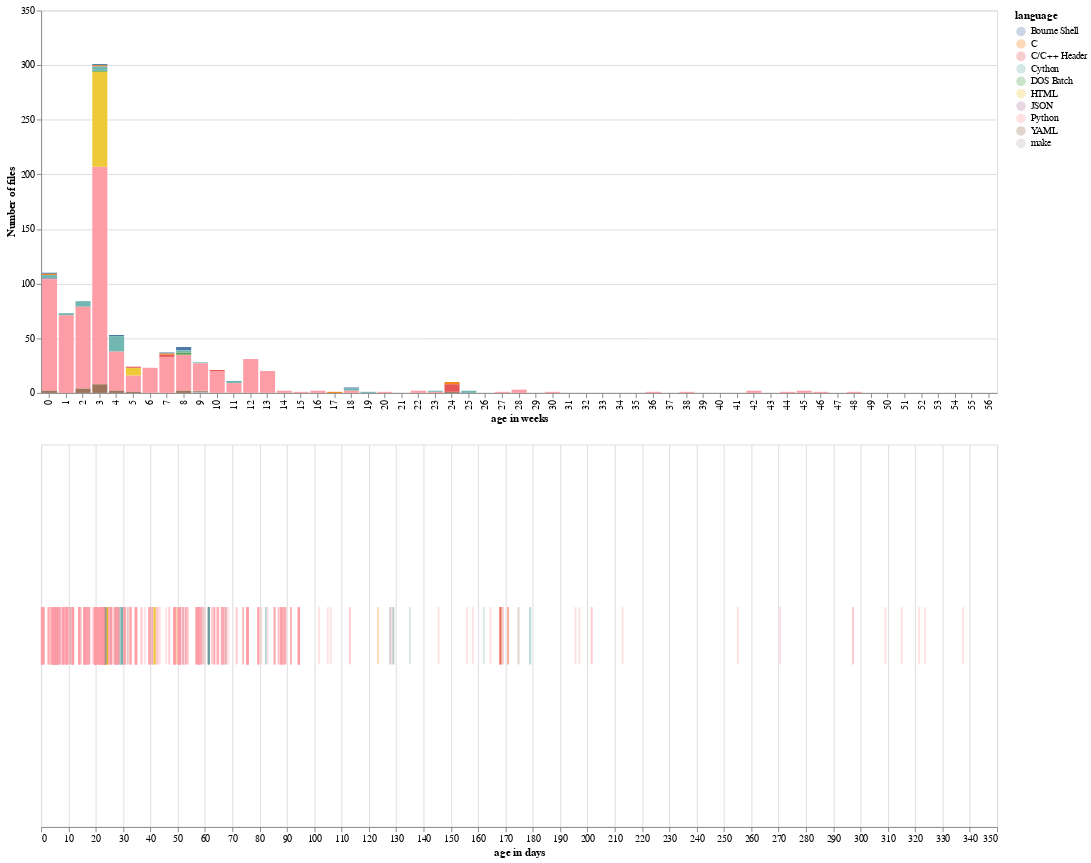

Notebook source saved alongside this figure:
### Code cell
width = 1000
weeks = list(range(int(400 / 7)))
chart = alt.Chart(ages).encode(color='language')
top = chart.mark_bar().\
    encode(x=alt.X('age_agg:O', sort='ascending', title='age in weeks', scale=alt.Scale(domain=weeks)),
           y=alt.Y('count(path):Q', title='Number of files'),
           color=alt.Color('language', scale=alt.Scale(scheme='tableau10')),
           tooltip=['count(path)', 'language']
          ).\
    transform_calculate(age_agg='floor(datum.age / 7)').\
    properties(width=width)
bottom = chart.mark_tick(size=60, thickness=2, opacity=.3).\
    encode(x=alt.X('age:Q', title='age in days'),
           tooltip='path').properties(width=width)
alt.vconcat(top, bottom)

### Figure 1 — Vega-Lite specification as saved in the notebook (floating-point values rounded to 4 significant figures; data arrays with more than 128 entries replaced by an {"elided": "..."} marker saying what was removed)
{"$schema": "https://vega.github.io/schema/vega-lite/v2.6.0.json", "config": {"view": {"height": 400, "width": 644}}, "datasets": {"data-4f8bbc638c8cd2a36278fb8abe875380": {"elided": "901 records"}}, "vconcat": [{"data": {"name": "data-4f8bbc638c8cd2a36278fb8abe875380"}, "encoding": {"color": {"field": "language", "scale": {"scheme": "tableau10"}, "type": "nominal"}, "tooltip": [{"aggregate": "count", "field": "path", "type": "nominal"}, {"field": "language", "type": "nominal"}], "x": {"field": "age_agg", "scale": {"domain": [0, 1, 2, 3, 4, 5, 6, 7, 8, 9, 10, 11, 12, 13, 14, 15, 16, 17, 18, 19, 20, 21, 22, 23, 24, 25, 26, 27, 28, 29, 30, 31, 32, 33, 34, 35, 36, 37, 38, 39, 40, 41, 42, 43, 44, 45, 46, 47, 48, 49, 50, 51, 52, 53, 54, 55, 56]}, "sort": "ascending", "title": "age in weeks", "type": "ordinal"}, "y": {"aggregate": "count", "field": "path", "title": "Number of files", "type": "quantitative"}}, "mark": "bar", "transform": [{"as": "age_agg", "calculate": "floor(datum.age / 7)"}], "width": 1000}, {"data": {"name": "data-4f8bbc638c8cd2a36278fb8abe875380"}, "encoding": {"color": {"field": "language", "type": "nominal"}, "tooltip": {"field": "path", "type": "nominal"}, "x": {"field": "age", "title": "age in days", "type": "quantitative"}}, "mark": {"opacity": 0.3, "size": 60, "thickness": 2, "type": "tick"}, "width": 1000}]}
